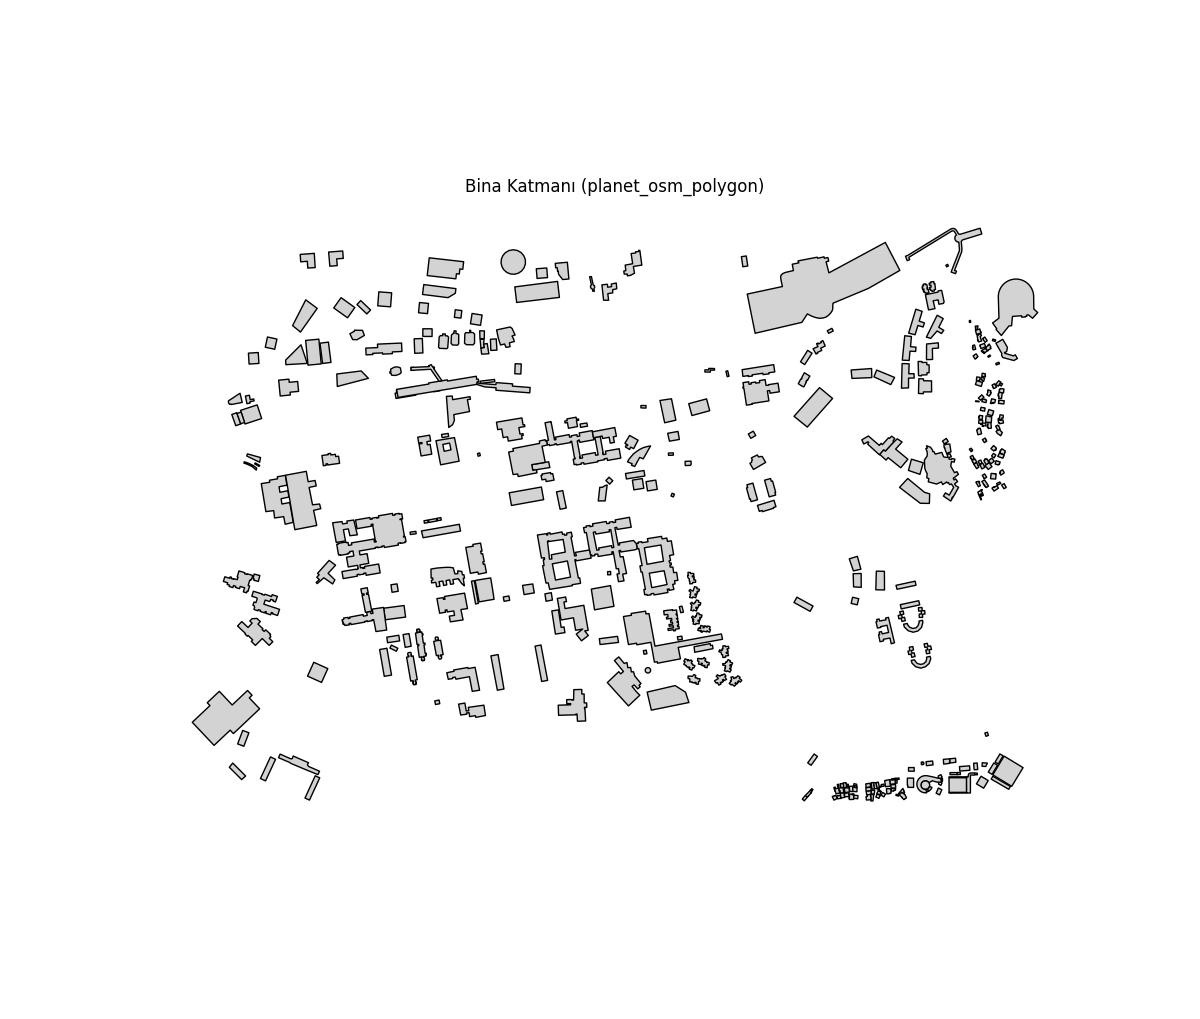

This figure's Python source:
import geopandas as gpd 
import matplotlib.pyplot as plt
from sqlalchemy import create_engine 


engine=create_engine("postgresql://postgres:361002@localhost:5432/kampus_db")

sql="""
SELECT name, building, way
FROM planet_osm_polygon
WHERE building IS NOT NULL
"""


gdf=gpd.read_postgis(sql,engine, geom_col='way')


gdf.plot(figsize=(12,12),edgecolor='black',color="lightgray")
plt.title("Bina Katmanı (planet_osm_polygon)")
plt.axis('off')
plt.show()
